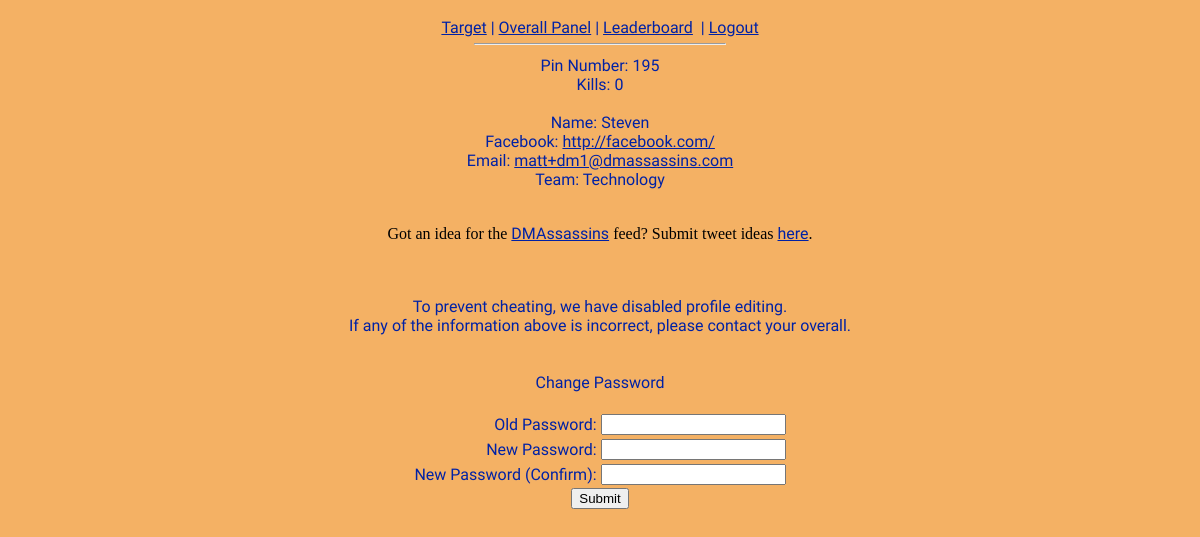
Screenshot of /myProfile.php (signed in) with the database file from the repository.
### tables this page shows
CREATE TABLE `users` (
  `pin` smallint(3) NOT NULL,
  `username` text,
  `password` text,
  `name` text,
  `email` text,
  `facebook` text,
  `team` smallint(2) DEFAULT NULL,
  `usertype` smallint(6) DEFAULT NULL,
  `killed` smallint(6) DEFAULT NULL,
  `alive` tinyint(1) DEFAULT NULL,
  `target` smallint(3) DEFAULT NULL,
  `targetted` tinyint(1) DEFAULT NULL,
  `time` timestamp NOT NULL DEFAULT CURRENT_TIMESTAMP ON UPDATE CURRENT_TIMESTAMP,
  PRIMARY KEY (`pin`)
);

### getTeam.php (called while the page is built, shortened)
<?php
function getTeam($teamNum)
{
	switch ($teamNum)
	{
		case	11	: $outputTeam = "Technology"; break;
	}
	return $outputTeam;
}
?>

### myProfile.php (the view, shortened to what this page needs)
<?php
include("dashboard.php");
include('getTeam.php');
?>
<html>
<head>
</head>
<body>
<?php
	$username = $_SESSION['username'];
	$table = "users";
	$result = mysql_query("SELECT * FROM $table where username = '$username'");
	$pin = mysql_result($result,0,"pin");
	$name = mysql_result($result,0,"name");
	$facebook = mysql_result($result,0,"facebook");
	$email = mysql_result($result,0,"email");
	$team = mysql_result($result,0,"team");
	$kills = mysql_result($result,0,"killed");
	$outputTeam = getTeam($team);
	echo('Pin Number: '.$pin);
	echo('<br />Kills: '.$kills);
	echo("<br /><br />Name: ".$name);
	echo('<br />Facebook: <a href="'.$facebook.'">'.$facebook.'</a>');
	echo('<br />Email: <a href="mailto:'.$email.'">'.$email.'</a>');
	echo('<br />Team: '.$outputTeam.'<br />');
	echo("<br /><p class='special'>Got an idea for the <a href='http://www.twitter.com/DMAssassins'>DMAssassins</a> feed? Submit tweet ideas <a href='/waysYouCanDie.php'>here</a>.</p>");
	echo('<br ><br />To prevent cheating, we have disabled profile editing.');
	echo('<br /> If any of the information above is incorrect, please contact your overall.');
?>
<br />
<br />
<br />
Change Password<br/>
<form action="changePassword.php" method="post" onsubmit="return validate(this);">
<br />
<table>
<tr>
<td style="text-align: right">Old Password:</td><td style="text-align: left"> <input type="password" name="old" /></td>
</tr>
<tr>
<td style="text-align: right">New Password:</td><td style="text-align: left"> <input type="password" name="new" /></td>
</tr>
<tr>
<td style="text-align: right">New Password (Confirm):</td><td style="text-align: left"><input type="password" name="confirm" /></td>
</tr>
</table>
<input type="submit" value="Submit" />
</div>
</body>
</html>

### styles.css (style rules this page uses)
body { background: #f4b164; background: -webkit-gradient(radial, center center, 0px, center center, 100%, color-stop(0%,#ea780e), color-stop(100%,#f4b164)); background: -moz-radial-gradient(center, ellipse cover, #ea780e 0%, #f4b164 100%); background: -ms-radial-gradient(center, ellipse cover, #ea780e 0%,#f4b164 100%); background: radial-gradient(center, ellipse cover, #ea780e 0%,#f4b164 100%); filter: progid:DXImageTransform.Microsoft.gradient( startColorstr='#ea780e', endColorstr='#f4b164',GradientType=1 ); background-position: 100% 100%; background-repeat: no-repeat; background-attachment: fixed; }
a { color: #0021A5; text-decoration: underline; font-family: 'Kameron', serif; }
p.special { color: black; font-family:'Times New Roman', Times, serif; }
table { color: #0021A5; }

### rows the page displays
users: pin "195", killed "0", name "Steven", facebook "http://facebook.com/", email "matt+dm1@dmassassins.com", team "Technology"
